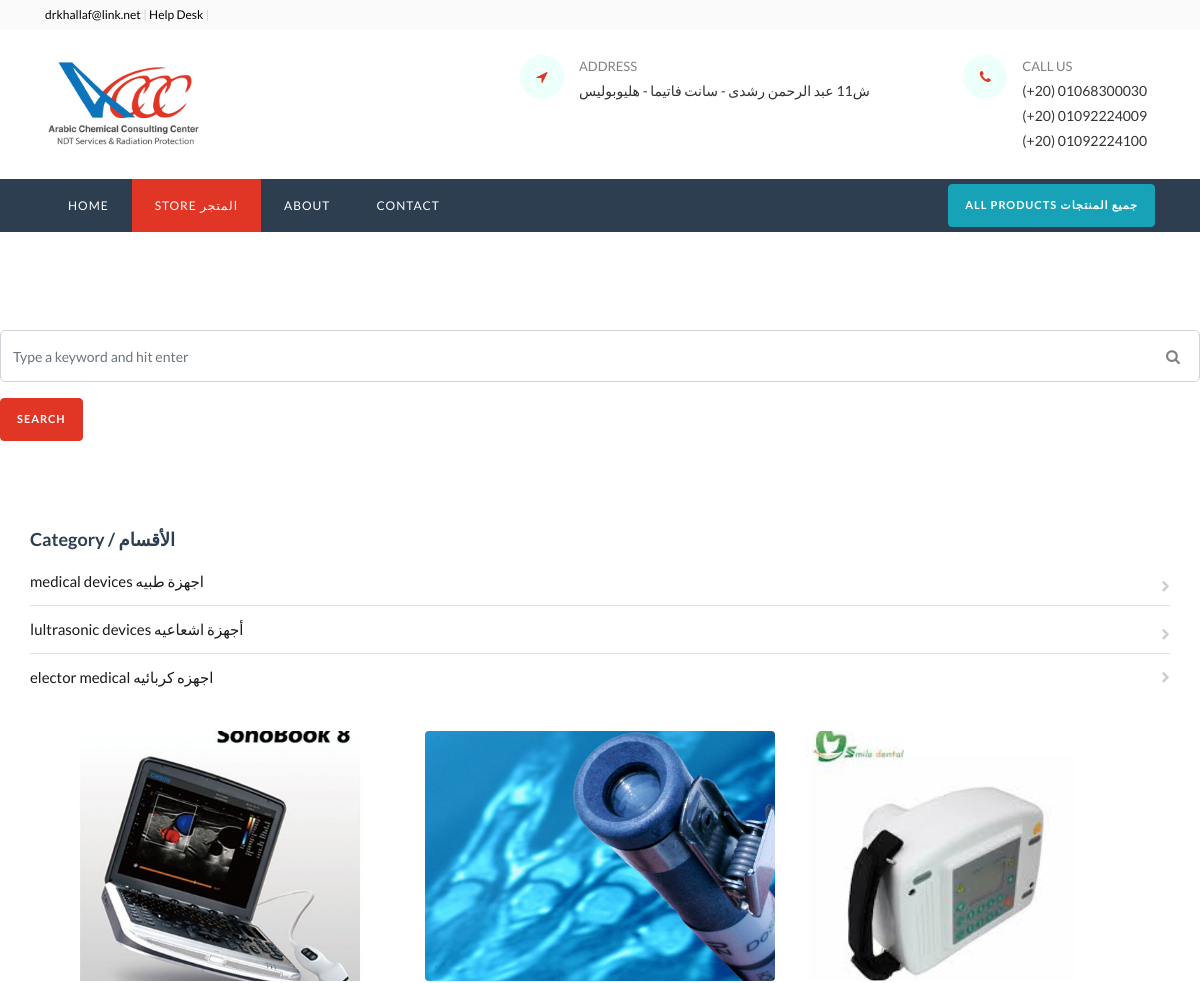
Page /store/ (upper part) on the earlier database version.
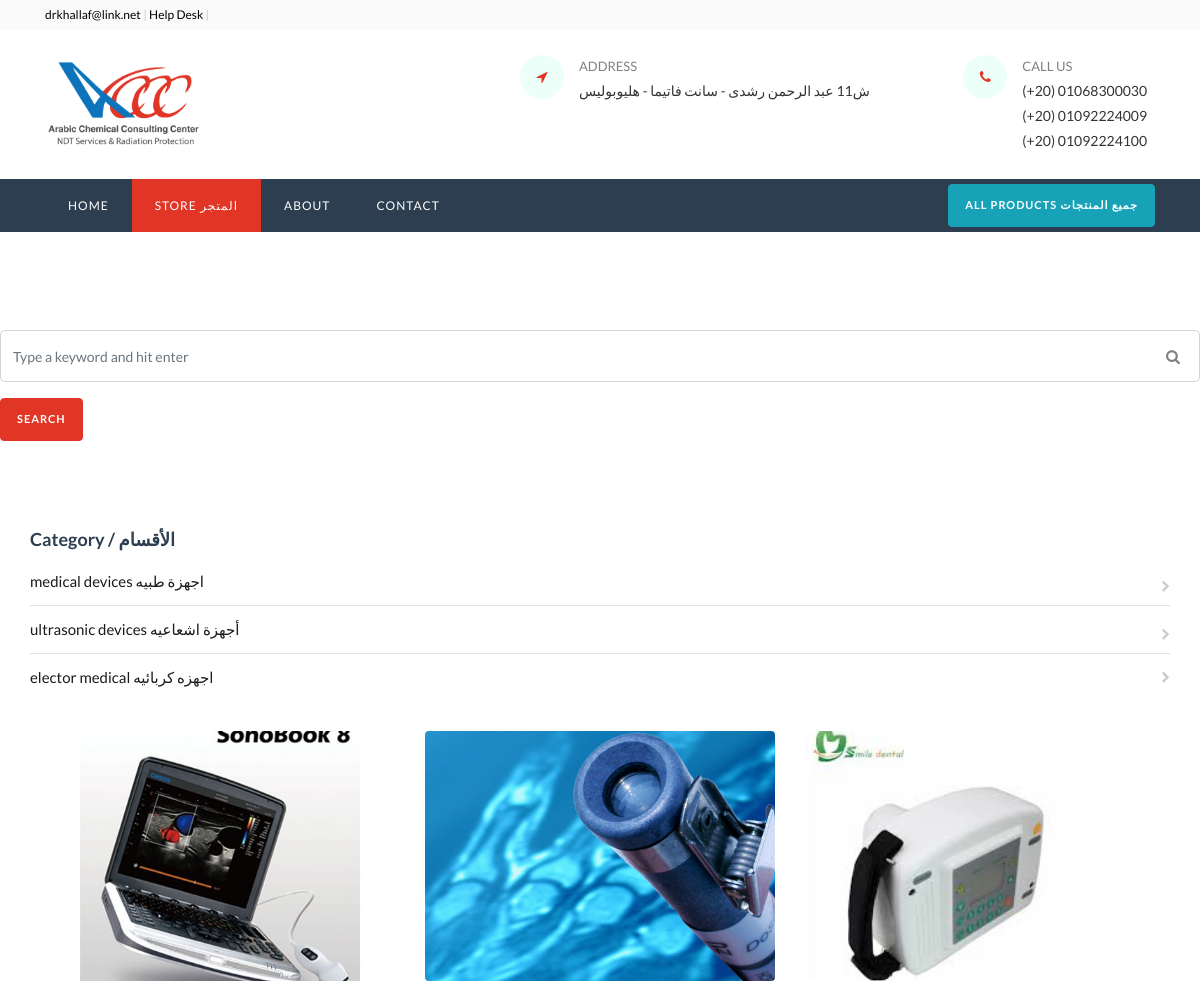
Same page on the later database version.
### category/models.py (models this page shows, shortened)
class Category(models.Model):
    category_name_inenglish = models.CharField(_("اسم القسم بالانجليزي"), max_length=255, unique=True)
    category_name_inarabic = models.CharField(_("اسم القسم بالعربي"), max_length=255, unique=True)
    slug = models.SlugField(_("اسم القسم في الرابط"), max_length=100, unique=True)
    description = models.TextField(_("الوصف"), max_length=255, blank=True)
    cat_image = models.ImageField(_("صوره لو في"),  blank=True)
    class Meta:
        verbose_name = _('القسم')
        verbose_name_plural = _("الأقسام")
    def get_url(self):
            return reverse('products_by_category', args=[self.slug])

### store/views.py (the view, shortened to what this page needs)
# urls.py: path('store/', include('store.urls')),
def store (request, category_slug= None):
    home_slides = HomeSliedes.objects.all()
    products = None
    categories = None
    if category_slug != None:
        categories = get_object_or_404(Category, slug=category_slug)
        products = Product.objects.filter(category=categories, is_available=True)
        paginator = Paginator(products, 3) # Show 25 contacts per page.
        page_number = request.GET.get('page')
        page_obj = paginator.get_page(page_number)
    else:
        products = Product.objects.all().filter(is_available=True).order_by('id')
        paginator = Paginator(products, 3) # Show 25 contacts per page.
        page_number = request.GET.get('page')
        page_obj = paginator.get_page(page_number)
    return render(request, 'store/store.html', {'products': page_obj, "categories":categories, "home_slides":home_slides})

### category/context_processors.py (called while the page is built)
def menu_links(request):
    links = Category.objects.all()
    return dict(links=links)

### store/models.py (called while the page is built)
    def get_url(self):
        return reverse('product_detail', args=[self.category.slug, self.slug])

### templates/store/store.html (shortened to what this page needs)
{% extends 'base.html' %}
{% load static %}
{% load humanize %}
{% block content %}
</div>
<div class="collapse navbar-collapse" id="ftco-nav">
  <ul class="navbar-nav mr-auto">
      <li class="nav-item "><a href="{% url 'home' %}" class="nav-link">Home</a></li>
      <li class="nav-item active"><a href="{% url 'store' %}" class="nav-link">Store المتجر</a></li>
      <li class="nav-item"><a href="{% url 'about' %}" class="nav-link">About</a></li>
    <li class="nav-item"><a href="{% url 'contact' %}" class="nav-link">Contact</a></li>
  </ul>
</div>
</div>
</nav>
<section class="ftco-section">
<div class="sidebar-box">
    <form  method='GET'  class="search-form">
      <div class="form-group">
        <span class="fa fa-search"></span>
        <input type="text" class="form-control" name="keyword" placeholder="Type a keyword and hit enter" required>
      </div>
        <button type="submit" class="btn btn-primary">Search  </button>
    </form>
  </div>
</section>
{% if products %}
<section class="ftco-section">
    <div class="container">
      <div class="row">
        <div class="sidebar-box ftco-animate">
            <div class="categories">
              <h3>Category / الأقسام</h3>
              {% for cat_link in links %}
              <li><a href="{{cat_link.get_url}}">{{cat_link.category_name_inenglish}}    {{cat_link.category_name_inarabic}}<span class="fa fa-chevron-right"></span></a></li>
              {% endfor %}
            </div>
          </div>
        {% for product in products %}
        <div class="col-md-4 d-flex ftco-animate">
          <div class="blog-entry align-self-stretch">
            <a href="{{product.get_url}}" class="block-20 rounded" style="background-image: url({{product.images.url}});">
            </a>
          </div>
        </div>
        {% endfor %}
        </div>
      </div>
  </section>
                {% endif %}
{% endblock content %}

Differences in the rows shown:
changed Category "أجهزة اشعاعيه": category_name_inenglish "اultrasonic devices" → "ultrasonic devices"
